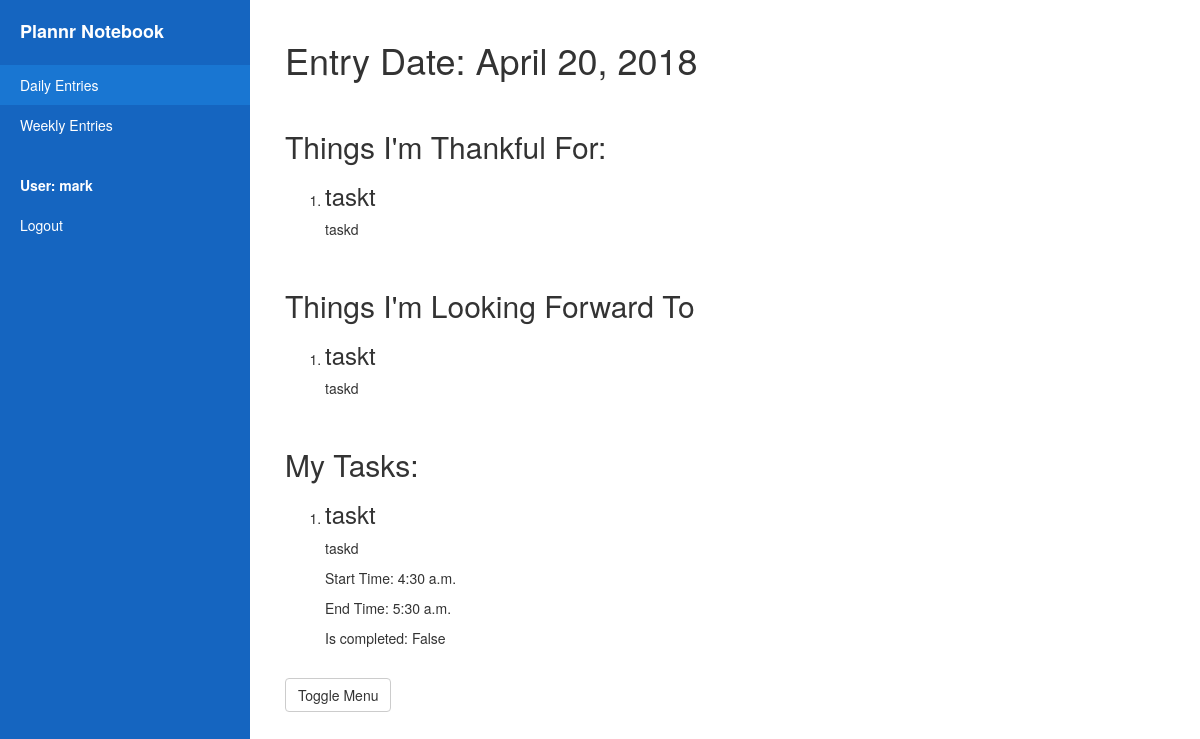
The app's page /notebook/daily/21 (signed in) with its own data.
### notebook/models.py (models this page shows, shortened)
class DailyEntry(models.Model):
    author = models.ForeignKey(User, on_delete=models.CASCADE, null=True)
    entry_date = models.DateField()
    affirmation = models.TextField()
    class Meta:
        ordering = ["entry_date"]
    def is_viewable_by(self, user):
        return self.author == user

class ThankfulFor(models.Model):
    entry = models.ForeignKey(DailyEntry, related_name="thanks", on_delete=models.CASCADE, null=True)
    title = models.CharField(max_length=32)
    description = models.TextField()

class LookingForwardTo(models.Model):
    entry = models.ForeignKey(DailyEntry, related_name="looks", on_delete=models.CASCADE, null=True)
    title = models.CharField(max_length=32)
    description = models.TextField()

class Task(models.Model):
    entry = models.ForeignKey(DailyEntry, related_name="tasks", on_delete=models.CASCADE, null=True)
    start_time = models.TimeField()
    end_time = models.TimeField()
    is_complete = models.BooleanField()
    title = models.CharField(max_length=32)
    description = models.TextField()

### notebook/views.py (the view)
# urls.py: path('daily/<int:pk>', views.DailyDetailView.as_view(), name='daily_detail'),
class DailyDetailView(LoginRequiredMixin, DetailView):
    model = DailyEntry
    login_url = '/accounts/login/'
    def get_context_data(self, **kwargs):
        context = super(DailyDetailView, self).get_context_data(**kwargs)
        if self.object and self.request.user.is_authenticated:
            context['has_access_to_entry'] = self.object.is_viewable_by(self.request.user)
        return context

### notebook/templates/notebook/dailyentry_detail.html
{% extends "notebook/dailysection.html" %}
{% block content %}
    {% if has_access_to_entry %}
        <h1>Entry Date: {{ dailyentry.entry_date }}</h1>
        {% if dailyentry.thanks %}
        <br>
        <h2>Things I'm Thankful For:</h2>
            <ol>
                {% for item in dailyentry.thanks.all %}
                    <li>
                        <h3>{{ item.title }}</h3>
                        <p>{{ item.description }}</p>
                    </li>
                {% endfor %}
            </ol>
        {% endif %}
        {% if dailyentry.looks %}
        <br>
        <h2>Things I'm Looking Forward To</h2>
            <ol>
                {% for item in dailyentry.looks.all %}
                    <li>
                        <h3>{{ item.title }}</h3>
                        <p>{{ item.description }}</p>
                    </li>
                {% endfor %}
            </ol>
        {% endif %}
        {% if dailyentry.tasks %}
        <br>
        <h2>My Tasks:</h2>
            <ol>
                {% for task in dailyentry.tasks.all %}
                    <li>
                        <h3>{{ task.title }}</h3>
                        <p>{{ task.description }}</p>
                        {% if task.start_time %}
                            <p>Start Time: {{task.start_time}}</p>
                        {% endif %}
                        {% if task.end_time %}
                            <p>End Time: {{task.end_time}}</p>
                        {% endif %}
                        <p>Is completed: {{task.is_complete}}</p>
                    </li>
                {% endfor %}
            </ol>
        {% endif %}
        <br>
    {% else %}
        <h1>Oops! Looks like something went wrong...</h1>
        <h3>We can't display this page as it doesn't belong to you.  If you think this is an error, be sure to send us an email!</h3>
    {% endif %}
{% endblock %}

### notebook/templates/base_notebook.html (shortened to what this page needs)
{% extends "main_base.html" %}
{% block specific_stylesheets %}
{% load static %}
<link rel="stylesheet" href="{% static 'css/simple-sidebar.css' %}">
{% endblock %}
{% block main_content %}
<div id="wrapper">
    <div id="sidebar-wrapper">
        <ul class="sidebar-nav">
            <li class="sidebar-brand">
                <a href="/">
                    <strong>Plannr Notebook</strong>
                </a>
            </li>
            {% block page_marker %}{% endblock %}
            <br>
            {% if user.is_authenticated %}
                <li style="color: #fff"><strong>User: {{ user.get_username }}</strong></li>
                <li><a href="{% url 'logout' %}?next={{request.path}}">Logout</a></li>
            {% else %}
                <li><a href="{% url 'login' %}?next={{request.path}}">Login</a></li>
            {% endif %}
        </ul>
    </div>
    <div id="page-content-wrapper">
        <div class="container-fluid">
            <div class="row">
                <div class="col-lg-12">
                    {% block content %}{% endblock %}
                    {% block button %}
                        <a href="#menu-toggle" class="btn btn-default" id="menu-toggle">Toggle Menu</a>
                    {% endblock %}
                </div>
            </div>
        </div>
    </div>
</div>
{% endblock %}

### notebook/static/css/simple-sidebar.css (style rules this page uses)
body { overflow-x: hidden; }
#wrapper { padding-left: 0; -webkit-transition: all 0.5s ease; -moz-transition: all 0.5s ease; -o-transition: all 0.5s ease; transition: all 0.5s ease; }
#sidebar-wrapper { z-index: 1000; position: fixed; left: 250px; width: 0; height: 100%; margin-left: -250px; overflow-y: auto; background: #1565C0; -webkit-transition: all 0.5s ease; -moz-transition: all 0.5s ease; -o-transition: all 0.5s ease; transition: all 0.5s ease; }
#page-content-wrapper { width: 100%; position: absolute; padding: 15px; }
.sidebar-nav { position: absolute; top: 0; width: 250px; margin: 0; padding: 0; list-style: none; }
.sidebar-nav li { text-indent: 20px; line-height: 40px; }
.sidebar-nav li a { display: block; text-decoration: none; color: #fff; }
.sidebar-nav > .sidebar-brand { height: 65px; font-size: 18px; line-height: 60px; }
.sidebar-nav > .sidebar-brand a { color: #fff; }
@media (min-width:768px) { #wrapper { padding-left: 250px; } }
@media (min-width:768px) { #sidebar-wrapper { width: 250px; } }
@media (min-width:768px) { #page-content-wrapper { padding: 20px; position: relative; } }

### records on screen
DailyEntry: entry_date "April 20, 2018"
ThankfulFor: title "taskt", description "taskd"
LookingForwardTo: title "taskt", description "taskd"
Task: title "taskt", description "taskd", start_time "4:30 a.m.", end_time "5:30 a.m.", is_complete "False"

### other values on screen
{{ user.get_username }} "mark"
